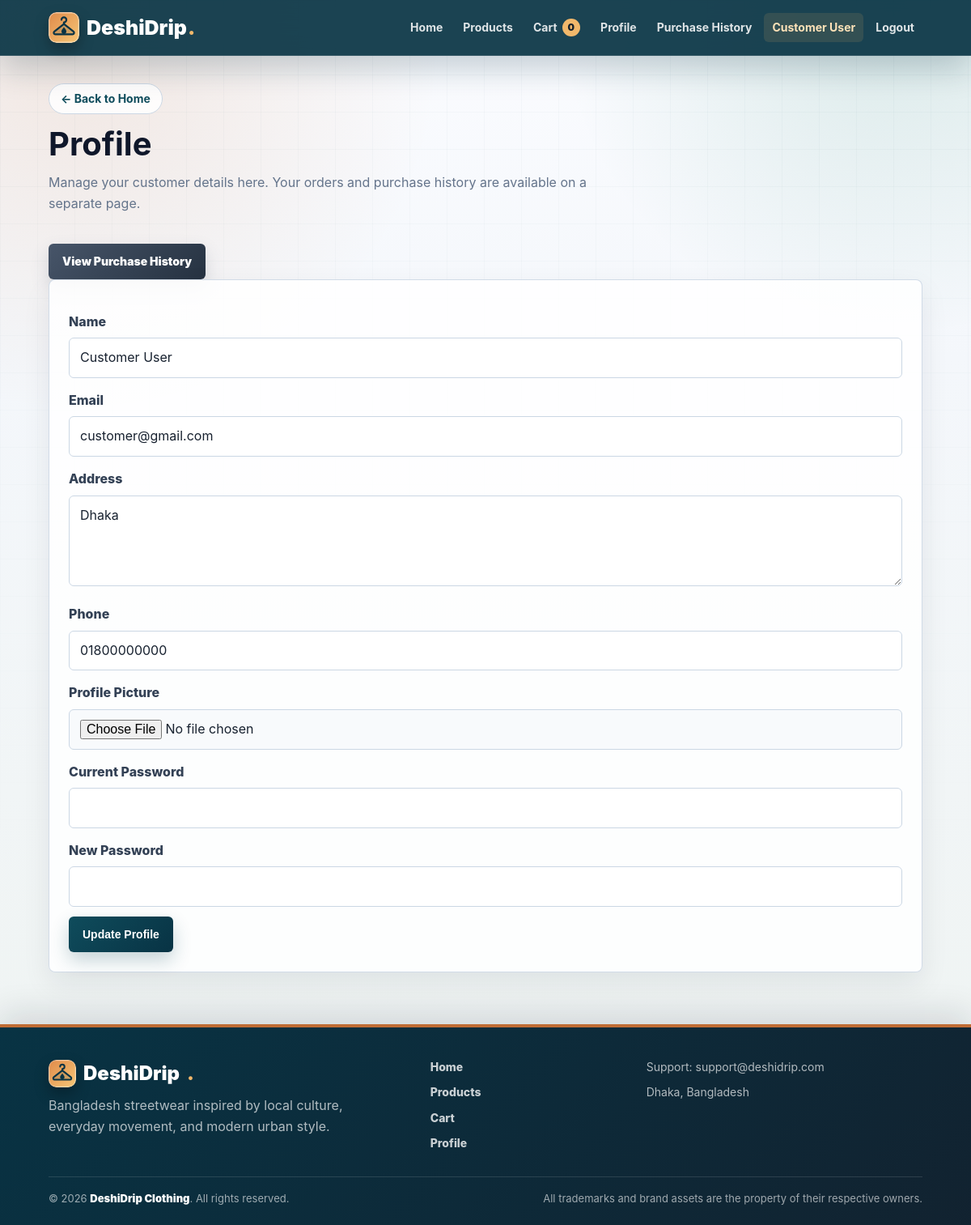
The app's page /view/profile.php (signed in) with its own data.
### tables this page shows
CREATE TABLE IF NOT EXISTS users (
    id INT AUTO_INCREMENT PRIMARY KEY,
    name VARCHAR(120) NOT NULL,
    email VARCHAR(120) NOT NULL UNIQUE,
    password_hash VARCHAR(255) NOT NULL,
    role ENUM('admin','customer') NOT NULL DEFAULT 'customer',
    profile_picture VARCHAR(255),
    address TEXT,
    phone VARCHAR(30),
    remember_token VARCHAR(100),
    created_at TIMESTAMP DEFAULT CURRENT_TIMESTAMP
);

### model/UserModel.php (called while the page is built, shortened)
<?php
require_once __DIR__ . "/../config/db.php";
function getUserById($id)
{
    global $conn;
    $id = (int) $id;
    $query = "SELECT * FROM users WHERE id = $id";
    $result = mysqli_query($conn, $query);
    return mysqli_fetch_assoc($result);
}
?>

### config/auth.php (called while the page is built, shortened)
<?php
require_once __DIR__ . "/../model/UserModel.php";
function clean($value)
{
    return htmlspecialchars($value, ENT_QUOTES, "UTF-8");
}
?>

### view/profile.php (the view, shortened to what this page needs)
<?php
require_once "header.php";
require_once __DIR__ . "/../model/UserModel.php";
$user = getUserById($_SESSION["user_id"]);
?>
<a class="back-link" href="home.php">&larr; Back to Home</a>
<h2>Profile</h2>
<p class="page-intro">Manage your customer details here. Your orders and purchase history are available on a separate page.</p>
<a class="btn secondary" href="purchase_history.php">View Purchase History</a>
<form method="post" enctype="multipart/form-data" onsubmit="return validateProfile()">
    <label>Name</label>
    <input type="text" name="name" id="name" value="<?php echo clean($user["name"]); ?>">
    <label>Email</label>
    <input type="email" name="email" id="email" value="<?php echo clean($user["email"]); ?>">
    <label>Address</label>
    <textarea name="address" id="address"><?php echo clean($user["address"]); ?></textarea>
    <label>Phone</label>
    <input type="text" name="phone" id="phone" value="<?php echo clean($user["phone"]); ?>">
    <label>Profile Picture</label>
    <input type="file" name="profile_picture" accept="image/jpeg,image/png">
    <label>Current Password</label>
    <input type="password" name="current_password">
    <label>New Password</label>
    <input type="password" name="new_password">
    <button type="submit">Update Profile</button>
</form>
<?php require_once "footer.php"; ?>

### public/css/style.css (style rules this page uses)
:root { color-scheme: light; --bg: #f4f7fb; --bg-2: #eef3f1; --surface: #ffffff; --surface-raised: rgba(255, 255, 255, .86); --surface-soft: #f8fafc; --text: #182230; --heading: #0f172a; --muted: #64748b; --muted-2: #94a3b8; --line: #dde6ef; --line-strong: #cbd7e4; --brand: #0f4c5c; --brand-dark: #083344; --brand-soft: #d7f3f0; --accent: #c06c34; --accent-dark: #9a4d20; --green: #147d64; --green-dark: #0f5f4b; --danger: #c2413b; --danger-dark: #9f2f2a; --warning-soft: #fff4e8; --success-soft: #e8f8f1; --shadow: 0 22px 60px rgba(15, 23, 42, .12); --shadow-soft: 0 14px 34px rgba(15, 23, 42, .08); --shadow-tiny: 0 8px 18px rgba(15, 23, 42, .06); --radius: 8px; --radius-sm: 6px; --container: min(1180px, 90vw); }
* { box-sizing: border-box; }
html { scroll-behavior: smooth; text-size-adjust: 100%; }
body { min-height: 100vh; margin: 0; font-family: "Inter", "Segoe UI", Arial, Helvetica, sans-serif; color: var(--text); background: radial-gradient(circle at 8% 4%, rgba(192, 108, 52, .14), transparent 28rem), radial-gradient(circle at 92% 0%, rgba(20, 125, 100, .14), transparent 26rem), linear-gradient(180deg, #fbfcff 0, var(--bg) 440px, var(--bg-2) 100%); line-height: 1.6; -webkit-font-smoothing: antialiased; }
body::before { content: ""; position: fixed; inset: 0; z-index: -1; pointer-events: none; background-image: linear-gradient(rgba(15, 76, 92, .045) 1px, transparent 1px), linear-gradient(90deg, rgba(15, 76, 92, .045) 1px, transparent 1px); background-size: 46px 46px; mask-image: linear-gradient(to bottom, rgba(0, 0, 0, .75), transparent 72%); }
a { color: inherit; }
h1, h2, h3 { color: var(--heading); line-height: 1.15; }
h1, h2, h3, p { overflow-wrap: anywhere; }
h2 { margin: 0 0 20px; font-size: clamp(28px, 4vw, 40px); letter-spacing: 0; }
p { color: var(--muted); }
.page-intro { max-width: 720px; margin: -8px 0 24px; color: var(--muted); font-size: 16px; }
form { background: var(--surface-raised); border: 1px solid rgba(203, 215, 228, .88); border-radius: var(--radius); padding: 24px; box-shadow: var(--shadow-soft); }
label { display: block; font-weight: 800; margin: 15px 0 7px; color: #334155; }
input, select, textarea { width: 100%; min-height: 44px; padding: 11px 13px; border: 1px solid #cbd7e4; border-radius: var(--radius-sm); background: #ffffff; color: var(--text); font: inherit; outline: none; transition: border-color .18s ease, box-shadow .18s ease, background .18s ease; }
input[type="file"] { background: var(--surface-soft); }
textarea { min-height: 112px; resize: vertical; }
button, .btn { display: inline-flex; align-items: center; justify-content: center; gap: 8px; min-height: 44px; border: 0; background: linear-gradient(135deg, var(--brand), var(--brand-dark)); color: white; padding: 10px 17px; border-radius: var(--radius-sm); cursor: pointer; text-decoration: none; margin-top: 12px; font-size: 14px; font-weight: 900; line-height: 1; transition: transform .18s ease, box-shadow .18s ease, filter .18s ease; box-shadow: 0 10px 22px rgba(15, 76, 92, .24); }
.btn.secondary, button.secondary { background: linear-gradient(135deg, #475569, #263241); box-shadow: 0 10px 22px rgba(71, 85, 105, .18); }
@media (prefers-reduced-motion: no-preference) { .hero, .card, .stat, form, table { animation: fadeUp .45s ease both; } }
button, .btn { transition: transform .18s ease, box-shadow .18s ease, filter .18s ease; }
.back-link { display: inline-flex; align-items: center; gap: 6px; margin: 0 0 14px; padding: 7px 14px; border: 1px solid var(--line-strong); border-radius: 999px; background: var(--surface-raised); color: var(--brand); font-size: 14px; font-weight: 750; text-decoration: none; transition: transform .2s ease, background .2s ease, color .2s ease, border-color .2s ease; }

### records on screen
users: name "Customer User", email "customer@gmail.com", address "Dhaka", phone "01800000000"

### other values on screen
$cartCount "0"
$_SESSION["name"] "Customer User"
